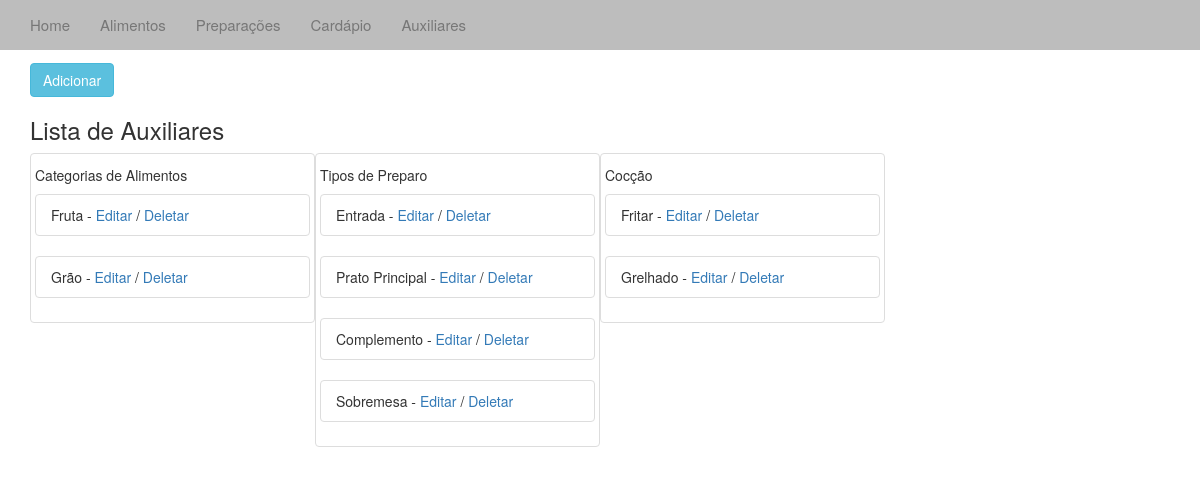
/aux/, run on an earlier commit of the app's database.
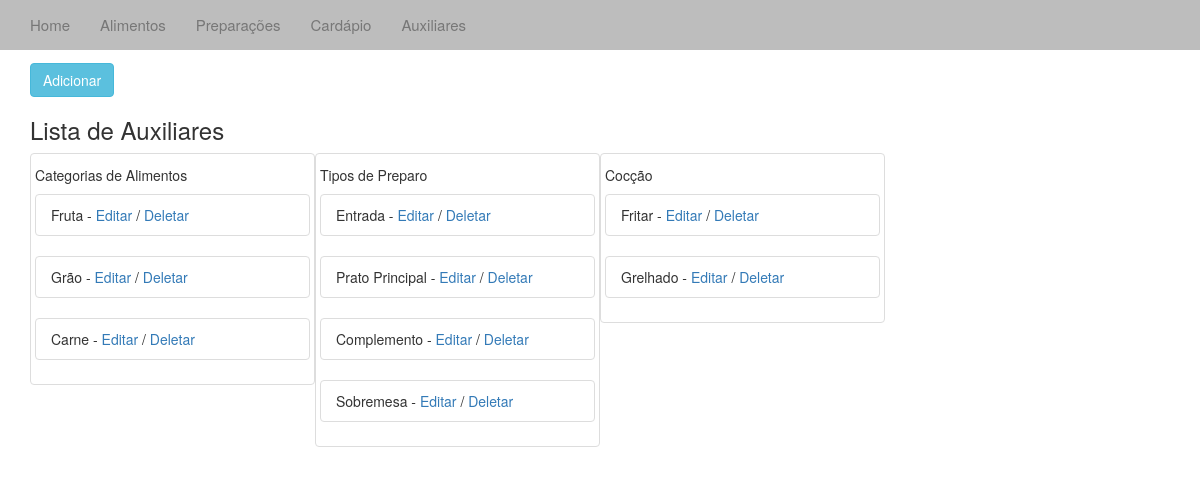
And on a later commit of the database.
### cardapio/models.py (models this page shows, shortened)
class Aux(models.Model):
	tipo = models.IntegerField(max_length=1)
	desc = models.CharField(max_length=4)

### cardapio/views.py (the view)
# urls.py: url(r'^aux/', 'cardapio.views.aux', name='aux'),
def aux(request):
	aux_list = Aux.objects.all()
	context = {'aux_list':aux_list}
	return render_to_response('aux.html', context)

### templates/aux.html (shortened to what this page needs)
{% extends "base.html" %}
{% block body%}
<div class="container-fluid">
	<div class="container">
			<h2>Auxiliares</h2>
			<a href="/addaux/"><button type="button" class="btn btn-info">Adicionar</button></a>
			<h3>Lista de Auxiliares</h3>
		{% if aux_list %}
		<div class="thumbnail col-sm-3">
			<h5> Categorias de Alimentos </h5>
			{% for aux in aux_list %}
			{% if aux.tipo == 1 %}
			<ul class="list-group">
			<li class="list-group-item">{{ aux.desc }} -
				<a href="/editaux/{{ aux.id }}"> Editar</a> /
				<a href="/deleteaux/{{ aux.id }}"> Deletar </a>
			</li>
			</ul>
			{% endif %}
			{% endfor %}
		</div>
		<div class="thumbnail col-sm-3">
			<h5> Tipos de Preparo </h5>
			{% for aux in aux_list %}
			{% if aux.tipo == 2 %}
			<ul class="list-group">
			<li class="list-group-item">{{ aux.desc }} -
				<a href="/editaux/{{ aux.id }}"> Editar</a> /
				<a href="/deleteaux/{{ aux.id }}"> Deletar </a>
			</li>
			</ul>
			{% endif %}
			{% endfor %}
		</div>
		<div class="thumbnail col-sm-3">
			<h5> Cocção </h5>
			{% for aux in aux_list %}
			{% if aux.tipo == 3 %}
			<ul class="list-group">
			<li class="list-group-item">{{ aux.desc }} -
				<a href="/editaux/{{ aux.id }}"> Editar</a> /
				<a href="/deleteaux/{{ aux.id }}"> Deletar </a>
			</li>
			</ul>
			{% endif %}
			{% endfor %}
		</div>
		<br />
		{% endif %}
	</div>
</div>
{% endblock %}

What changed in the data, as far as the page shows it:
added Aux: desc "Carne", shown under "Categorias de Alimentos"
